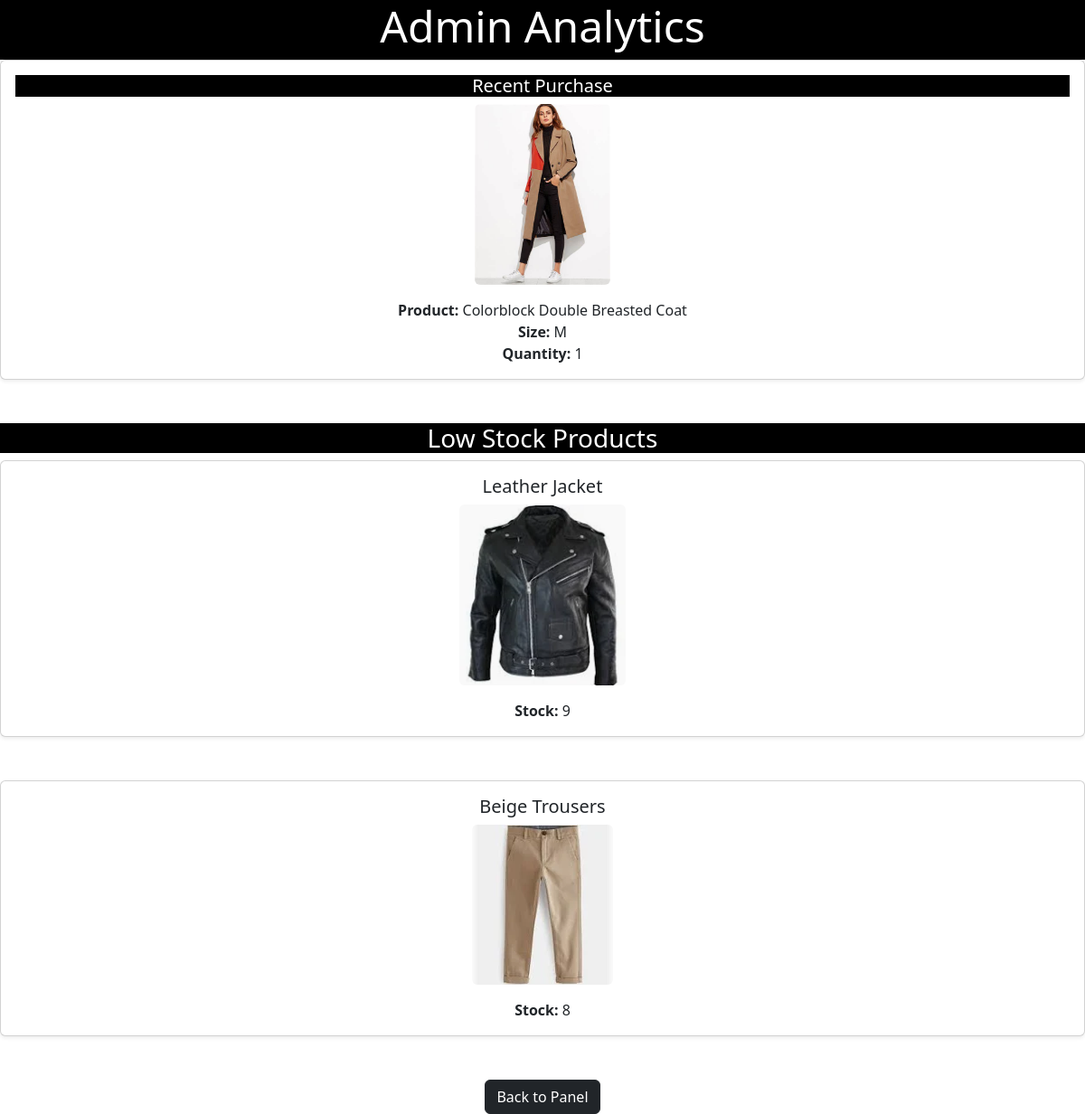
The page /store/admin/analysis/ (signed in) on the database as committed earlier.
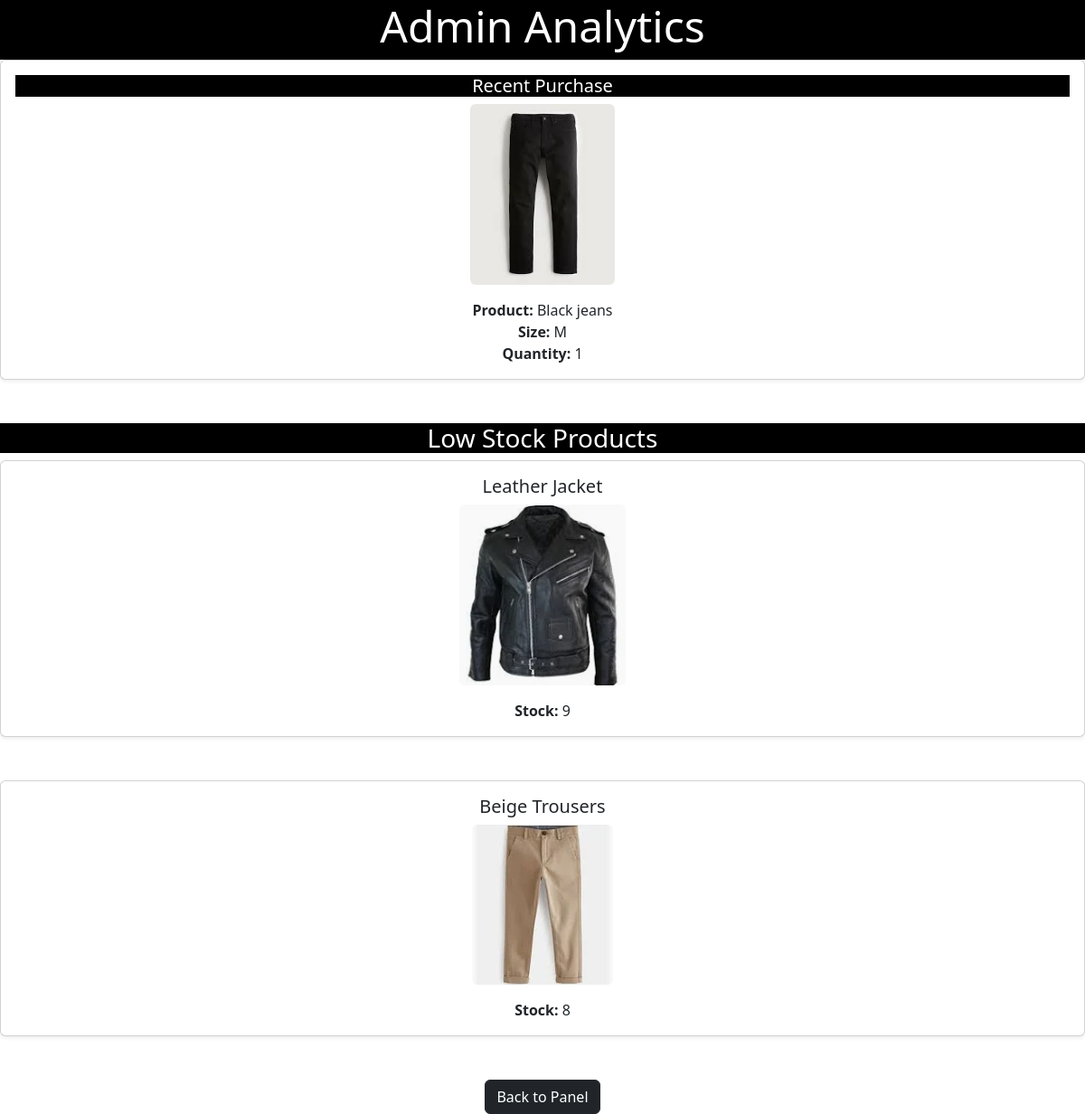
The same page on the database as committed later.
### cart/models.py (models this page shows, shortened)
class CartItem(models.Model):
    product = models.ForeignKey(Product, on_delete=models.CASCADE)
    cart = models.ForeignKey(Cart, on_delete=models.CASCADE)
    quantity = models.IntegerField(default=1)
    size = models.CharField(max_length=50, null=True, blank=True)
    active = models.BooleanField(default=True)

### store/models.py (models this page shows, shortened)
class Product(models.Model):
    name = models.CharField(max_length=255)
    description = models.TextField()
    price = models.DecimalField(max_digits=10, decimal_places=2)
    category = models.ForeignKey(Category, on_delete=models.CASCADE)
    image = models.ImageField(null=True, blank=True)
    sizes = models.ManyToManyField(Size, related_name='products')
    colour = models.CharField(max_length=50, blank=True, null=True)
    quantity_in_stock = models.PositiveIntegerField(default=0)

### store/views.py (the view)
# urls.py: path('admin/analysis/', views.analytics_dashboard, name='admin_analytics'),
def analytics_dashboard(request):
    if not request.user.is_superuser:
        return redirect('home')
    top_item = (
        CartItem.objects.values('product')
        .annotate(total_quantity=Sum('quantity'))
        .order_by('-total_quantity')
        .first()
    )
    most_purchased = None
    if top_item:
        try:
            product = Product.objects.get(id=top_item['product'])
            most_purchased = {
                'product': product,
                'total_quantity': top_item['total_quantity']
            }
        except Product.DoesNotExist:
            pass
    recent_cart_item = (
        CartItem.objects
        .select_related('product')
        .order_by('-id')
        .first()
    )
    low_stock_threshold = 10
    low_stock_products = Product.objects.filter(quantity_in_stock__lt=low_stock_threshold)
    context = {
        'most_purchased': most_purchased,
        'recent_cart_item': recent_cart_item,
        'low_stock_products': low_stock_products,
    }
    return render(request, 'analysis.html', context)

### cart/context_processors.py (called while the page is built, shortened)
def counter(request):
    item_count = 0
    if 'admin' in request.path:
        return {}
    return {'item_count':item_count}

### loyalty/context_processors.py (called while the page is built)
def loyalty_points(request):
    if request.user.is_authenticated:
        try:
            loyalty = Loyalty.objects.get(user=request.user)
        except Loyalty.DoesNotExist:
            loyalty = None
    else:
        loyalty = None
    return {'loyalty': loyalty}

### store/templates/analysis.html (shortened to what this page needs)
{% load static %}
<!DOCTYPE html>
<html lang="en">
<head>
    <link rel="stylesheet" href="{% static 'css/style.css' %}">
    <link rel="stylesheet" href="https://cdn.jsdelivr.net/npm/bootstrap@5.3.0/dist/css/bootstrap.min.css">
</head>
<body>
    <main>
        <div class="page-header">
            <div class="container">
                <div class="d-flex justify-content-center align-items-center">
                    <h2>Admin Analytics</h2>
                </div>
            </div>
        </div>
            {% if recent_cart_item %}
            <div class="card mb-5 shadow-sm">
                <div class="card-body text-center">
                    <h5 class="recent-title">Recent Purchase</h5>
                    {% if recent_cart_item.product.image %}
                        <img src="{{ recent_cart_item.product.image.url }}" alt="{{ recent_cart_item.product.name }}"
                            class="img-fluid rounded mb-3" style="max-height: 200px;">
                    {% endif %}
                    <p class="card-text">
                        <strong>Product:</strong> {{ recent_cart_item.product.name }}<br>
                        <strong>Size:</strong> {{ recent_cart_item.size }}<br>
                        <strong>Quantity:</strong> {{ recent_cart_item.quantity }}
                    </p>
                </div>
            </div>
            {% endif %}
                        {% if low_stock_products %}
                            <h3 class="lowstock-title"> Low Stock Products </h3>
                            {% for product in low_stock_products %}
                                <div class="card mb-5 shadow-sm">
                                    <div class="card-body text-center">
                                        <h5 class="card-title">{{ product.name }}</h5>
                                        {% if product.image %}
                                            <img src="{{ product.image.url }}" alt="{{ product.name }}"
                                                class="img-fluid rounded mb-3" style="max-height: 200px;">
                                        {% endif %}
                                        <p class="card-text">
                                            <strong>Stock:</strong> {{ product.quantity_in_stock }}<br>
                                        </p>
                                    </div>
                                </div>
                            {% endfor %}
                        {% else %}
                            <p>No products are under low stock.</p>
                        {% endif %}
            <div class="text-center mt-4">
                <a href="{% url 'store:stock_management' %}" class="btn btn-dark">Back to Panel</a>
            </div>
    </main>
</body>
</html>

### store/templates/analysis.html (style rules this page uses)
.page-header { background-color: black; color: white; text-align: center; }
.page-header h2 { font-size: 3rem; }
.recent-title { background-color: black; color: white; }
.lowstock-title { background-color: black; color: white; text-align: center; }

Rows that differ between the two databases and show on the page:
no longer on this page (row unchanged): CartItem: product.image (picture), product.name "Colorblock Double Breasted Coat", size "M", quantity "1"
added CartItem: product.image (picture), product.name "Black jeans", size "M", quantity "1"
